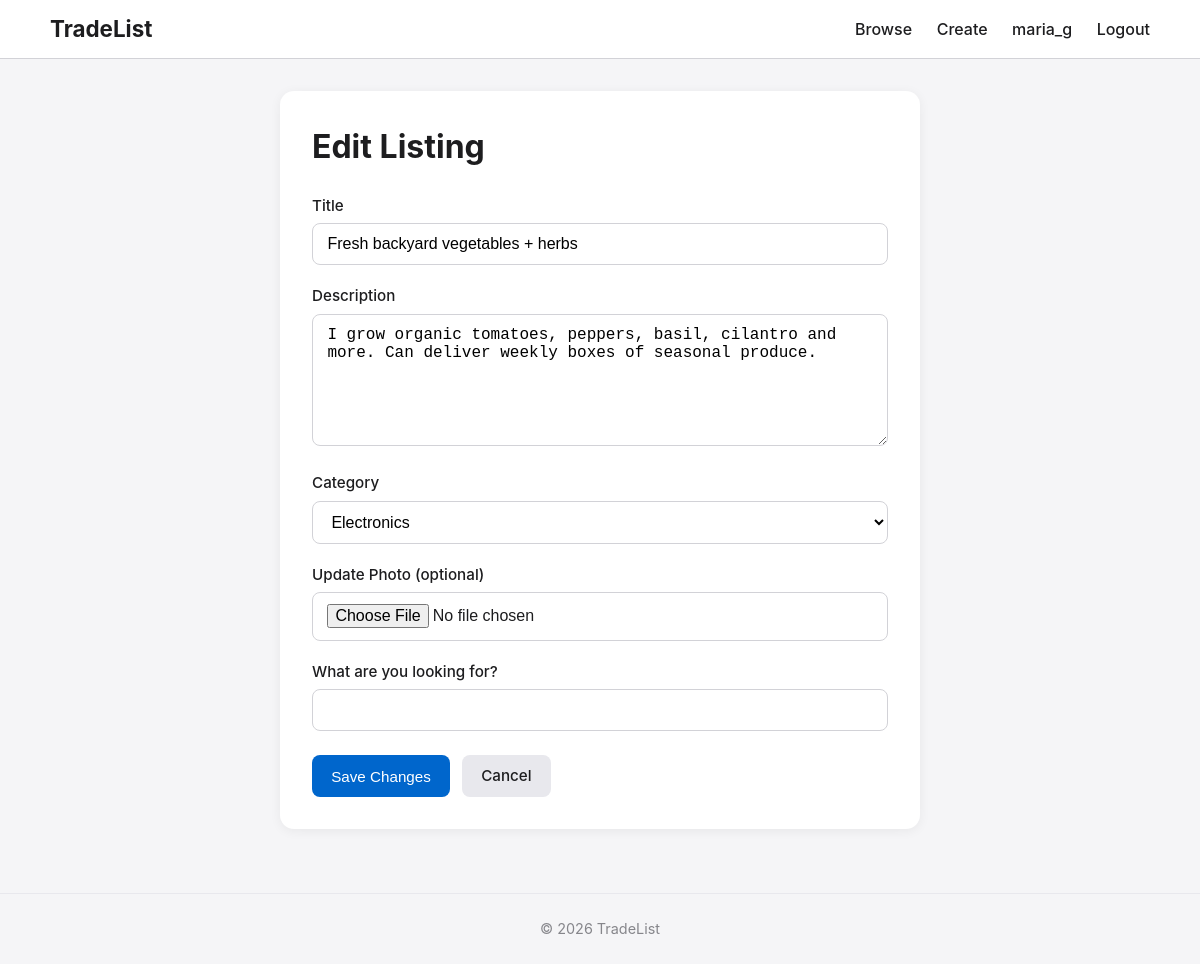
Screenshot of /edit/1 (signed in) with the database file from the repository.
### tables this page shows
CREATE TABLE users (
            id INTEGER PRIMARY KEY AUTOINCREMENT,
            username TEXT UNIQUE NOT NULL,
            email TEXT UNIQUE NOT NULL,
            password_hash TEXT NOT NULL,
            location TEXT,
            bio TEXT,
            created_at TIMESTAMP DEFAULT CURRENT_TIMESTAMP
        );

CREATE TABLE listings (
            id INTEGER PRIMARY KEY AUTOINCREMENT,
            user_id INTEGER NOT NULL,
            title TEXT NOT NULL,
            description TEXT NOT NULL,
            listing_type TEXT NOT NULL,  -- 'service_for_goods' or 'goods_for_service'
            category TEXT,
            location TEXT,
            what_i_offer TEXT,
            what_i_want TEXT,
            status TEXT DEFAULT 'open',
            created_at TIMESTAMP DEFAULT CURRENT_TIMESTAMP,
            FOREIGN KEY (user_id) REFERENCES users (id)
        );

### app.py (the view, shortened to what this page needs)
@app.route("/edit/<int:listing_id>", methods=["GET", "POST"])
def edit(listing_id):
    if not g.user:
        flash("You must be logged in.", "error")
        return redirect(url_for("login"))
    db = get_db()
    listing = db.execute("SELECT * FROM listings WHERE id = ?", (listing_id,)).fetchone()
    if listing is None or listing["user_id"] != g.user["id"]:
        flash("You cannot edit this listing.", "error")
        return redirect(url_for("browse"))
    return render_template("edit.html", listing=listing)

### app.py (called while the page is built)
def get_db():
    db = getattr(g, "_database", None)
    if db is None:
        db = g._database = sqlite3.connect(DATABASE)
        db.row_factory = sqlite3.Row
    return db

@app.teardown_appcontext
def close_connection(exception):
    db = getattr(g, "_database", None)
    if db is not None:
        db.close()

@app.before_request
def load_logged_in_user():
    user_id = session.get("user_id")
    if user_id is None:
        g.user = None
    else:
        try:
            db = get_db()
            g.user = db.execute("SELECT * FROM users WHERE id = ?", (user_id,)).fetchone()
        except:
            g.user = None

### templates/edit.html (shortened to what this page needs)
{% extends "base.html" %}
{% block content %}
<div class="edit-container">
    <h1>Edit Listing</h1>
    <form method="post" enctype="multipart/form-data" class="edit-form">
        <div class="form-group">
            <label for="title">Title</label>
            <input type="text" id="title" name="title" required maxlength="100"
                   value="{{ listing.title }}">
        </div>
        <div class="form-group">
            <label for="description">Description</label>
            <textarea id="description" name="description" rows="6" required>{{ listing.description }}</textarea>
        </div>
        <div class="form-group">
            <label for="category">Category</label>
            <select id="category" name="category" required>
                <option value="electronics" {% if listing.category == 'electronics' %}selected{% endif %}>Electronics</option>
            </select>
        </div>
        <div class="form-group">
            <label for="image">Update Photo (optional)</label>
            <input type="file" id="image" name="image" accept="image/*">
        </div>
        <div class="form-group">
            <label for="looking_for">What are you looking for?</label>
            <input type="text" id="looking_for" name="looking_for"
                   value="{{ listing.looking_for or '' }}">
        </div>
        <div class="form-actions">
            <button type="submit" class="btn btn-primary">Save Changes</button>
            <a href="{{ url_for('listing', listing_id=listing.id) }}" class="btn btn-secondary">Cancel</a>
        </div>
    </form>
</div>
{% endblock %}

### templates/base.html (shortened to what this page needs)
<!DOCTYPE html>
<html lang="en">
<head>
    <link rel="stylesheet" href="{{ url_for('static', filename='css/style.css') }}">
</head>
<body>
    <header class="site-header">
        <div class="header-inner">
            <a href="{{ url_for('browse') }}" class="logo">TradeList</a>
            <nav>
                <a href="{{ url_for('browse') }}">Browse</a>
                {% if g.user %}
                    <a href="{{ url_for('create') }}">Create</a>
                    <a href="{{ url_for('profile', username=g.user.username) }}">{{ g.user.username }}</a>
                    <a href="{{ url_for('logout') }}">Logout</a>
                {% else %}
                    <a href="{{ url_for('login') }}">Login</a>
                    <a href="{{ url_for('register') }}">Register</a>
                {% endif %}
            </nav>
        </div>
    </header>
    <main class="main-content">
        {% block content %}{% endblock %}
    </main>
    <footer class="site-footer">
        <p>&copy; 2026 TradeList</p>
    </footer>
</body>
</html>

### static/css/style.css (style rules this page uses)
* { margin: 0; padding: 0; box-sizing: border-box; }
body { font-family: -apple-system, BlinkMacSystemFont, "Segoe UI", Roboto, Helvetica, Arial, sans-serif; background-color: #f5f5f7; color: #1d1d1f; line-height: 1.5; min-height: 100vh; display: flex; flex-direction: column; }
a { color: #0066cc; text-decoration: none; }
.site-header { background: #fff; border-bottom: 1px solid #d2d2d7; padding: 0.75rem 1.5rem; position: sticky; top: 0; z-index: 100; }
.header-inner { max-width: 1100px; margin: 0 auto; display: flex; justify-content: space-between; align-items: center; }
.logo { font-size: 1.4rem; font-weight: 700; color: #1d1d1f; text-decoration: none; }
.site-header nav a { margin-left: 1.25rem; color: #1d1d1f; font-weight: 500; text-decoration: none; }
.main-content { flex: 1; max-width: 1100px; width: 100%; margin: 0 auto; padding: 2rem 1.5rem; }
.btn { display: inline-block; padding: 0.6rem 1.2rem; border-radius: 8px; font-weight: 500; font-size: 0.95rem; border: none; cursor: pointer; text-decoration: none; transition: background 0.15s; }
.btn-primary { background: #0066cc; color: white; }
.btn-secondary { background: #e8e8ed; color: #1d1d1f; }
.form-group { margin-bottom: 1.25rem; }
.form-group label { display: block; font-weight: 500; margin-bottom: 0.35rem; font-size: 0.95rem; }
.form-group input[type="text"], .form-group input[type="email"], .form-group input[type="password"], .form-group input[type="file"], .form-group select, .form-group textarea { width: 100%; padding: 0.7rem 0.9rem; border: 1px solid #d2d2d7; border-radius: 8px; font-size: 1rem; background: #fff; }
.form-group textarea { resize: vertical; min-height: 120px; }
.create-container, .edit-container { max-width: 640px; margin: 0 auto; background: #fff; padding: 2rem; border-radius: 14px; box-shadow: 0 2px 12px rgba(0,0,0,0.06); }
.create-container h1, .edit-container h1 { margin-bottom: 1.5rem; }
.form-actions { display: flex; gap: 0.75rem; margin-top: 1.5rem; }
.site-footer { text-align: center; padding: 1.5rem; font-size: 0.9rem; color: #86868b; border-top: 1px solid #e8e8ed; margin-top: 2rem; }

### rows the page displays
users: user.username "maria_g"
listings: title "Fresh backyard vegetables + herbs", description "I grow organic tomatoes, peppers, basil, cilantro and more. Can deliver weekly boxes of seasonal produce."
